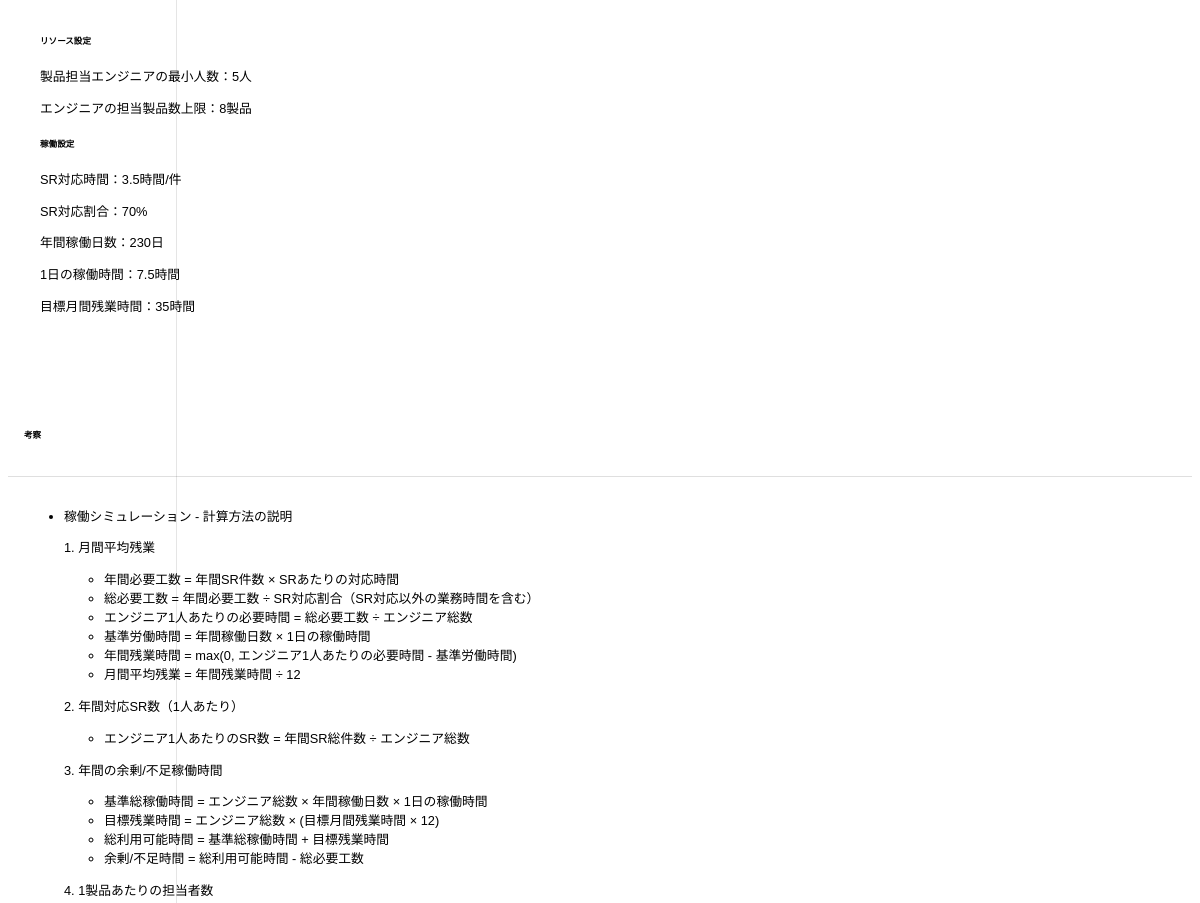
Page /simulation (middle part) on the earlier database version.
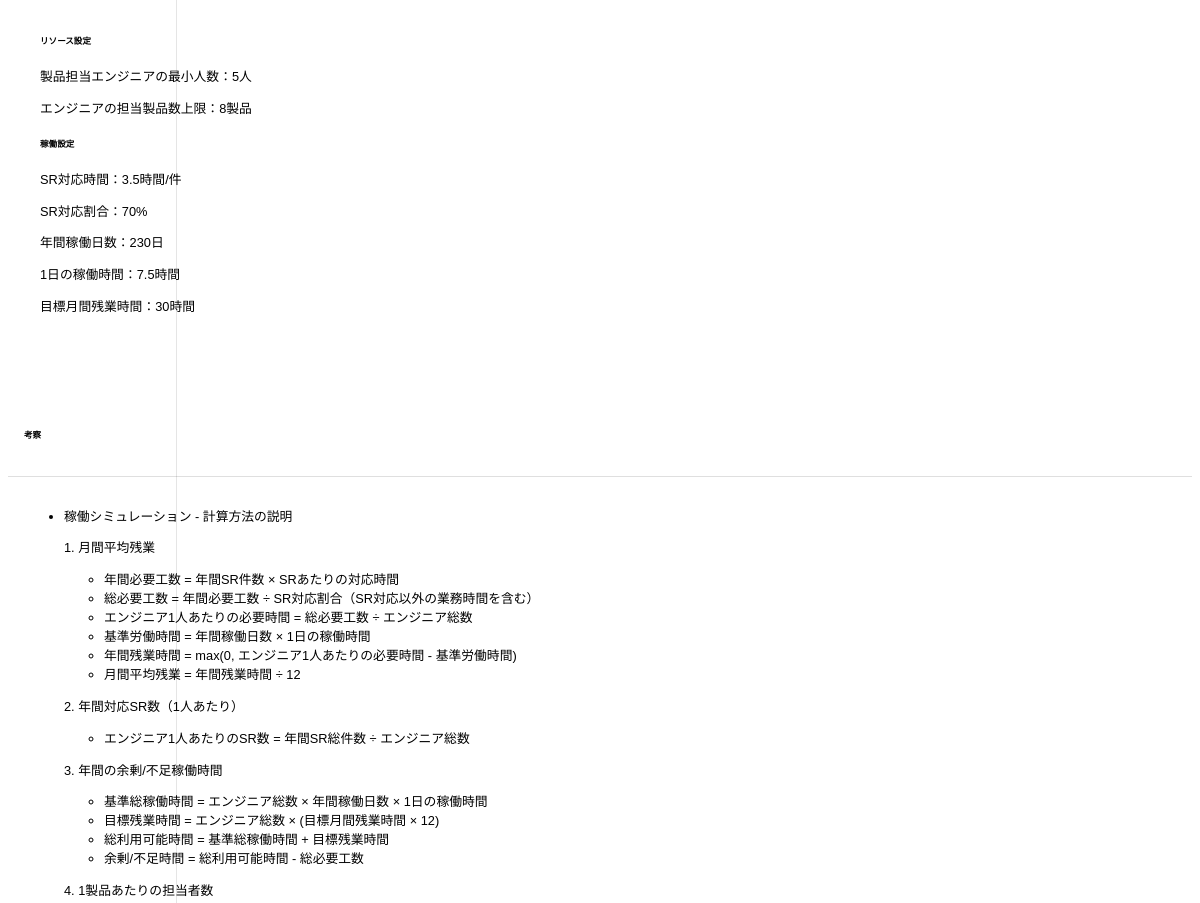
Same page on the later database version.
### models.py (models this page shows)
class Parameter(db.Model):
    id = db.Column(db.Integer, primary_key=True)
    key = db.Column(db.String(100), unique=True, nullable=False)
    value = db.Column(db.String(100), nullable=False)
    description = db.Column(db.String(255), nullable=True)
    created_at = db.Column(db.DateTime, default=datetime.utcnow)
    updated_at = db.Column(db.DateTime, default=datetime.utcnow, onupdate=datetime.utcnow)

### routes.py (the view)
@app.route('/simulation')
def simulation():
    params = {p.key: p.value for p in Parameter.query.all()}
    return render_template('simulation.html', params=params)

### templates/simulation.html (shortened to what this page needs)
{% extends 'base.html' %}
{% block content %}
<div class="row mb-4">
    <div class="col-md-12">
        <div class="card">
            <div class="card-body">
                <div class="row g-3">
                    <div class="col-md-4">
                        <div class="card">
                            <div class="card-body">
                                <div class="mb-3">
                                    <h6 class="fw-bold">リソース設定</h6>
                                    <div class="ms-3">
                                        <p class="mb-1">製品担当エンジニアの最小人数：{{ params.get('min_engineers_per_product', '5') }}人</p>
                                        <p class="mb-1">エンジニアの担当製品数上限：{{ params.get('max_products_per_engineer', '8') }}製品</p>
                                    </div>
                                </div>
                                <div class="mb-0">
                                    <h6 class="fw-bold">稼働設定</h6>
                                    <div class="ms-3">
                                        <p class="mb-1">SR対応時間：{{ params.get('hours_per_inquiry', '3.5') }}時間/件</p>
                                        <p class="mb-1">SR対応割合：{{ (params.get('inquiry_work_ratio', '0.6')|float * 100)|int }}%</p>
                                        <p class="mb-1">年間稼働日数：{{ params.get('annual_working_days', '225') }}日</p>
                                        <p class="mb-1">1日の稼働時間：{{ params.get('daily_working_hours', '7.5') }}時間</p>
                                        <p class="mb-1">目標月間残業時間：{{ params.get('target_monthly_overtime', '20') }}時間</p>
                                    </div>
                                </div>
                            </div>
                        </div>
                    </div>
                </div>
            </div>
        </div>
        <div class="card mt-4">
            <div class="card-header">
                <h6 class="card-title mb-0">考察</h6>
            </div>
            <div class="card-body">
                <div class="mt-3">
                    <ul>
                        <li>
                            稼働シミュレーション - 計算方法の説明
                            <section>
                                <p>1. 月間平均残業</p>
                                <ul>
                                    <li>年間必要工数 = 年間SR件数 × SRあたりの対応時間</li>
                                    <li>総必要工数 = 年間必要工数 ÷ SR対応割合（SR対応以外の業務時間を含む）</li>
                                    <li>エンジニア1人あたりの必要時間 = 総必要工数 ÷ エンジニア総数</li>
                                    <li>基準労働時間 = 年間稼働日数 × 1日の稼働時間</li>
                                    <li>年間残業時間 = max(0, エンジニア1人あたりの必要時間 - 基準労働時間)</li>
                                    <li>月間平均残業 = 年間残業時間 ÷ 12</li>
                                </ul>
                            </section>
                            <section>
                                <p>2. 年間対応SR数（1人あたり）</p>
                                <ul>
                                    <li>エンジニア1人あたりのSR数 = 年間SR総件数 ÷ エンジニア総数</li>
                                </ul>
                            </section>
                            <section>
                                <p>3. 年間の余剰/不足稼働時間</p>
                                <ul>
                                    <li>基準総稼働時間 = エンジニア総数 × 年間稼働日数 × 1日の稼働時間</li>
                                    <li>目標残業時間 = エンジニア総数 × (目標月間残業時間 × 12)</li>
                                    <li>総利用可能時間 = 基準総稼働時間 + 目標残業時間</li>
                                    <li>余剰/不足時間 = 総利用可能時間 - 総必要工数</li>
                                </ul>
                            </section>
                            <section>
                                <p>4. 1製品あたりの担当者数</p>
                            </section>
                        </li>
                    </ul>
                </div>
            </div>
        </div>
    </div>
</div>
{% endblock %}

Differences in the rows shown:
changed Parameter (number 5 of 5 on the later page): get "35" → "30"
